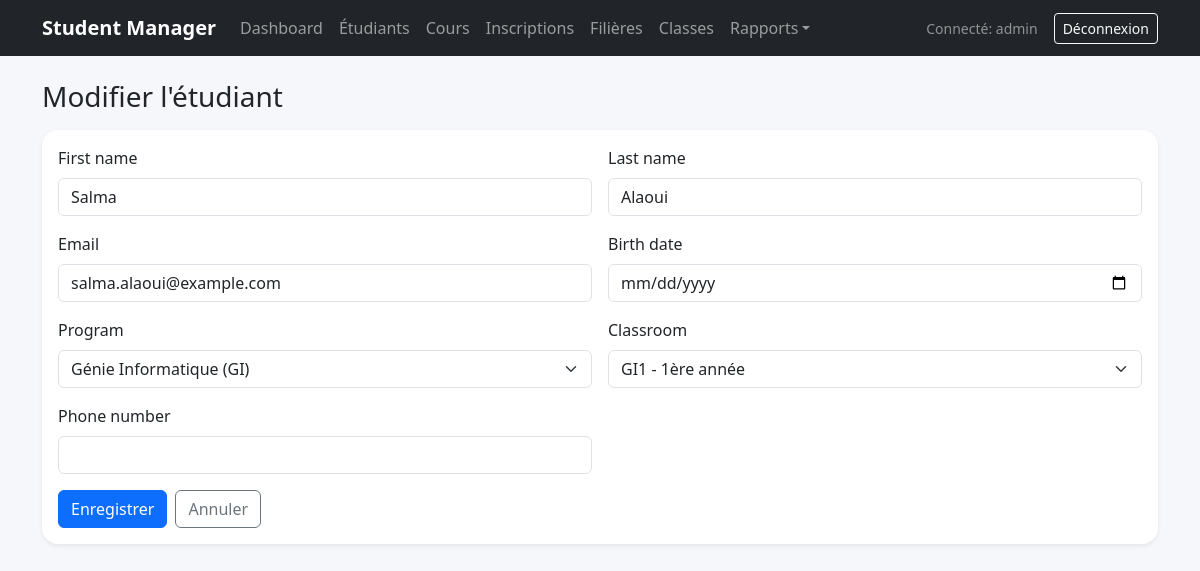
The page /students/1/edit/ (signed in) on the database its author committed.
### academics/models.py (models this page shows, shortened)
class Student(models.Model):
    first_name = models.CharField(max_length=100)
    last_name = models.CharField(max_length=100)
    email = models.EmailField(unique=True)
    birth_date = models.DateField()
    program = models.ForeignKey(Program, on_delete=models.PROTECT, related_name='students')
    classroom = models.ForeignKey(ClassRoom, on_delete=models.PROTECT, related_name='students')
    phone_number = models.CharField(max_length=30, blank=True)
    created_at = models.DateTimeField(auto_now_add=True)
    updated_at = models.DateTimeField(auto_now=True)
    class Meta:
        ordering = ['last_name', 'first_name']
        verbose_name = 'Étudiant'
        verbose_name_plural = 'Étudiants'

### academics/views.py (the view)
# urls.py: path('students/<int:pk>/edit/', views.StudentUpdateView.as_view(), name='student_edit'),
class StudentUpdateView(LoginRequiredMixin, PermissionRequiredMixin, SuccessMessageMixin, UpdateView):
    model = Student
    form_class = StudentForm
    permission_required = 'academics.change_student'
    template_name = 'academics/student_form.html'
    success_message = 'Étudiant modifié avec succès.'

### academics/forms.py
class StudentForm(forms.ModelForm):
    class Meta:
        model = Student
        fields = [
            'first_name',
            'last_name',
            'email',
            'birth_date',
            'program',
            'classroom',
            'phone_number',
        ]
        widgets = {
            'birth_date': DateInput(),
        }

### academics/models.py (called while the page is built)
    def __str__(self):
        return f"{self.name} ({self.code})"

    def __str__(self):
        return f"{self.name} - {self.level}"

### templates/academics/student_form.html (shortened to what this page needs)
{% extends 'base.html' %}
{% block content %}
<h1 class="h3 mb-3">{% if view.object %}Modifier l'étudiant{% else %}Nouvel étudiant{% endif %}</h1>
<div class="card shadow-sm"><div class="card-body">
    <form method="post">
        {% include 'academics/partials/form_fields.html' %}
        <div class="mt-3 d-flex gap-2">
            <button class="btn btn-primary" type="submit">Enregistrer</button>
            <a class="btn btn-outline-secondary" href="{% url 'student_list' %}">Annuler</a>
        </div>
    </form>
</div></div>
{% endblock %}

### templates/base.html (shortened to what this page needs)
{% load static %}
<!DOCTYPE html>
<html lang="fr">
<head>
    <link href="https://cdn.jsdelivr.net/npm/bootstrap@5.3.3/dist/css/bootstrap.min.css" rel="stylesheet">
    <link rel="stylesheet" href="{% static 'css/app.css' %}">
</head>
<body>
    <nav class="navbar navbar-expand-lg navbar-dark bg-dark mb-4">
        <div class="container">
            <a class="navbar-brand" href="{% url 'dashboard' %}">Student Manager</a>
            {% if user.is_authenticated %}
            <div class="collapse navbar-collapse" id="mainNav">
                <ul class="navbar-nav me-auto mb-2 mb-lg-0">
                    <li class="nav-item"><a class="nav-link" href="{% url 'dashboard' %}">Dashboard</a></li>
                    <li class="nav-item"><a class="nav-link" href="{% url 'student_list' %}">Étudiants</a></li>
                    <li class="nav-item"><a class="nav-link" href="{% url 'course_list' %}">Cours</a></li>
                    <li class="nav-item"><a class="nav-link" href="{% url 'enrollment_list' %}">Inscriptions</a></li>
                    <li class="nav-item"><a class="nav-link" href="{% url 'program_list' %}">Filières</a></li>
                    <li class="nav-item"><a class="nav-link" href="{% url 'classroom_list' %}">Classes</a></li>
                    <li class="nav-item dropdown">
                        <a class="nav-link dropdown-toggle" href="#" role="button" data-bs-toggle="dropdown">Rapports</a>
                    </li>
                </ul>
                <div class="d-flex align-items-center gap-3">
                    <span class="text-white-50 small">Connecté: {{ user.username }}</span>
                    <form method="post" action="{% url 'logout' %}">
                        <button class="btn btn-outline-light btn-sm" type="submit">Déconnexion</button>
                    </form>
                </div>
            </div>
            {% endif %}
        </div>
    </nav>
    <main class="container pb-5">
        {% block content %}{% endblock %}
    </main>
</body>
</html>

### templates/academics/partials/form_fields.html (shortened to what this page needs)
<div class="row g-3">
    {% for field in form %}
        <div class="col-md-6">
            <label class="form-label" for="{{ field.id_for_label }}">{{ field.label }}</label>
            {{ field }}
        </div>
    {% endfor %}
</div>

### static/css/app.css (style rules this page uses)
body { background-color: #f5f7fb; }
.card { border: 0; border-radius: 1rem; }
.navbar-brand { font-weight: 700; }

### rows shown on the page
Student: form "Salma" "Alaoui" "salma.alaoui@example.com" "Génie Informatique (GI)" "GI1 - 1ère année"

### other values the page prints
{{ user.username }} "admin"
{{ field.label }} "First name" "Last name" "Email" "Birth date" "Program" "Classroom" "Phone number"
